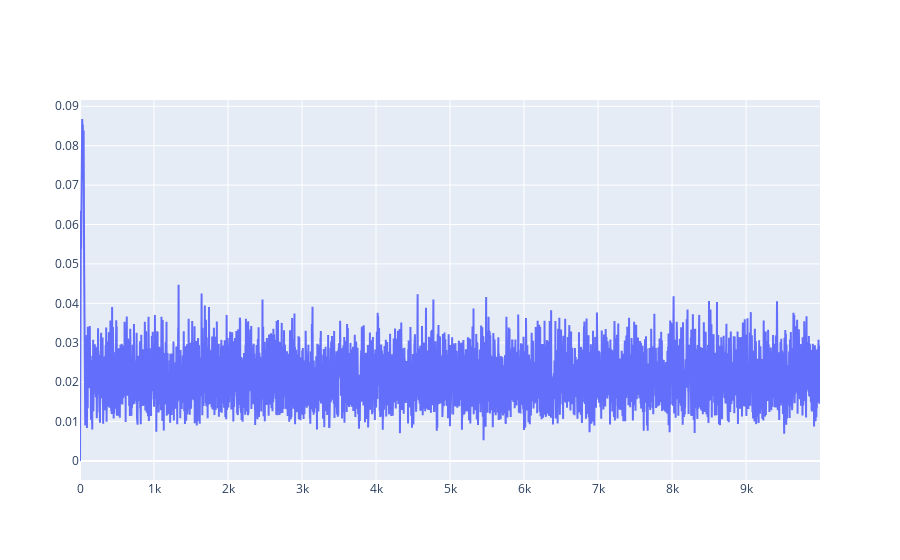

The notebook cell this image was saved under:
### Code cell
fig = go.Figure()
fig.add_trace(go.Scatter(x = np.arange(int(T/dt)), 
                                y = np.mean(abs(X.T-barX),axis=0),
                                mode = "lines"))
fig.show()

### Figure 1 — Plotly figure (JSON) as saved in the notebook; plotly's stock layout.template omitted (floating-point values rounded to 4 significant figures; data arrays with more than 128 entries replaced by an {"elided": "..."} marker saying what was removed)
{"data": [{"mode": "lines", "type": "scatter", "x": {"elided": "10000 int values"}, "y": {"elided": "10000 float values"}}], "layout": {}}
